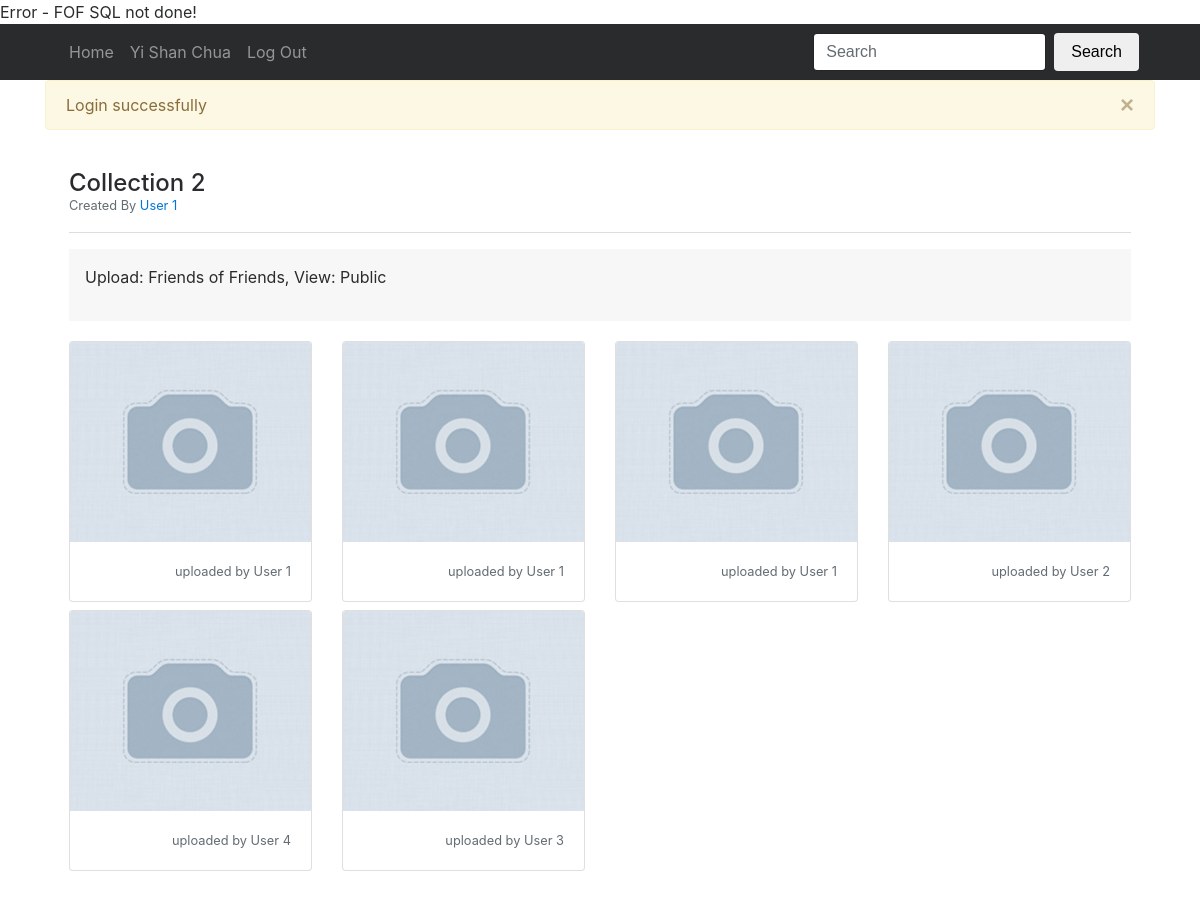
/collection/2 (signed in), run on the app's committed database.
### tables this page shows
CREATE TABLE `photoCollection` (
	`collectionID` INT(8) NOT NULL AUTO_INCREMENT,
	`userID` INT(8) NOT NULL,
	`uploadRights` TINYINT(2) NOT NULL DEFAULT '2',
	`viewRights` TINYINT(2) NOT NULL DEFAULT '2',
	`CREATED_AT` TIMESTAMP NOT NULL DEFAULT CURRENT_TIMESTAMP,
	`UPDATED_AT` TIMESTAMP NOT NULL,
	PRIMARY KEY (`collectionID`),
	FOREIGN KEY (`userID`) REFERENCES `user`(`userID`) ON DELETE CASCADE ON UPDATE CASCADE
);

CREATE TABLE `photo` (
	`photoID` INT NOT NULL AUTO_INCREMENT PRIMARY KEY,
	`collectionID` INT NOT NULL,
	`userID` INT NOT NULL,
	`path` VARCHAR(255) NOT NULL,
	`CREATED_AT` TIMESTAMP NOT NULL DEFAULT 0,
	`UPDATED_AT` TIMESTAMP on update CURRENT_TIMESTAMP NOT NULL DEFAULT CURRENT_TIMESTAMP,
	FOREIGN KEY (`collectionID`) REFERENCES `photoCollection`(`collectionID`) ON DELETE CASCADE ON UPDATE CASCADE,
	FOREIGN KEY (`userID`) REFERENCES `user`(`userID`) ON DELETE CASCADE ON UPDATE CASCADE
);

### application/model/collection.php (called while the page is built, shortened)
<?php
require_once APP . 'core/model.php';
class Collection extends Model
{
  public function find_by_id($collectionID)
  {
    $sql = "SELECT *
            FROM photoCollection
            WHERE collectionID = :collectionID";
    $query = $this->db->prepare($sql);
    $params = array(':collectionID' => $collectionID);
    $query->execute($params);
    return $query->fetch();
  }
  public function find_colllection_photos($collectionID)
  {
    $sql = "SELECT *
            FROM photo
            WHERE collectionID = :collectionID";
    $query = $this->db->prepare($sql);
    $params = array(':collectionID' => $collectionID);
    $query->execute($params);
    return $query->fetchAll();
  }
}
?>

### public/index.php (called while the page is built, shortened)
<?php
$app = new Application();
?>

### application/core/model.php (called while the page is built, shortened)
<?php
class Model
{
  private function openDatabaseConnection()
  {
    $options = array(PDO::ATTR_DEFAULT_FETCH_MODE => PDO::FETCH_OBJ, PDO::ATTR_ERRMODE => PDO::ERRMODE_WARNING);
    $this->db = new PDO(DB_TYPE . ':host=' . DB_HOST . ';dbname=' . DB_NAME . ';charset=' . DB_CHARSET, DB_USER, DB_PASS, $options);
  }
}
?>

### application/view/collections/view.php (the view, shortened to what this page needs)
<div class="p-4">
  <div class="row align-items-center mb-3">
    <div class="col-6">
      <h4 class="mb-0">Collection <?= $collectionID ?></h4>
      <small class="text-muted">Created By <a href="<?= URL . $collection->userID ?>">User <?= $collection->userID ?></a></small>
    </div>
    <div class="col-6 text-right">
    </div>
  </div>
  <div class="mt-3 mb-3" style="border-top: 1px solid #DDD;"></div>
  <div class="mb-3 bg-faded p-3">
    <? $privacy = array('Friends', 'Friends of Friends', 'Public'); ?>
    <p>Upload: <?= $privacy[$collection->uploadRights] ?>,  View: <?= $privacy[$collection->viewRights] ?></p>
  </div>
  <? if (count($collection_photos) > 0) { ?>
    <div class="row">
    <?php foreach ($collection_photos as $photo) { ?>
      <div class="col-3">
        <a href="<?= URL; ?>photo/<?= $photo->photoID ?>">
        <div class="card mt-1 mb-1">
          <img class="card-img-top" src="<?= URL; ?><?= $photo->path ?>" onError="this.src ='<?= URL; ?>images/missing.jpg'" style="object-fit: cover; height: 200px;">
          <div class="card-block">
            <p class="card-text text-muted small text-right">
              uploaded by User <?= $photo->userID ?>
            </p>
          </div>
        </div>
        </a>
      </div>
    <?php } ?>
    </div>
  <? } ?>
</div>

### data on the page
photocollection: userID "1", uploadRights "Friends of Friends", viewRights "Public"
photo: userID "1"
photo: userID "1"
photo: userID "1"
photo: userID "2"
photo: userID "4"
photo: userID "3"

### other printed values
$this->current_user->first_name "Yi Shan"
$this->current_user->last_name "Chua"
$_SESSION['message'] "Login successfully"
$collectionID "2"
